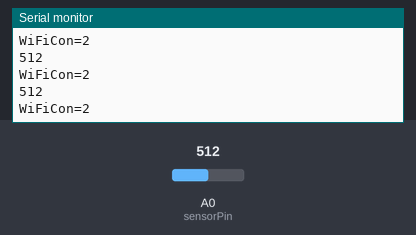
This sketch was run on a simulated ESP8266 (NodeMCU). Parts: the last lines printed to the serial monitor. Inputs (shaded band) come from the test bench; at power-on: A0 (sensorPin) = 512. WiFi joins after 1.5 s; servers stay silent unless stated.

Above: at 2.7 s.
2.8 s: A0 (sensorPin) set to 716
At 2.82 s:
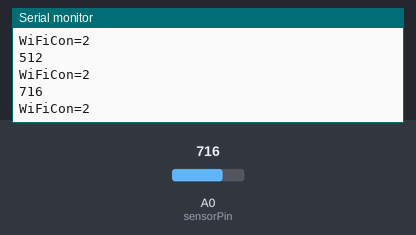
4.3 s: A0 (sensorPin) set to 900
At 6.73 s:
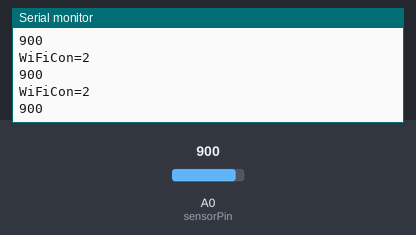
Timing chart, 0 to 8.2 s (numbered marks = the images above; inputs shaded):
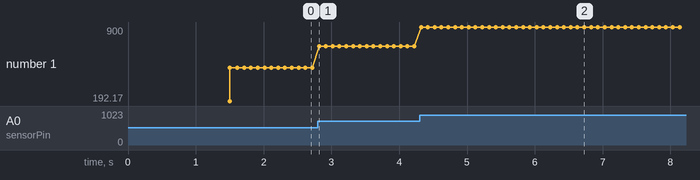

Measured:
- after the input at 2.8 s, the serial monitor: prints a new line at once (image 1)
- after the input at 4.3 s, the serial monitor: prints a new line at once (image 2)
- plotted number 1: 512 → 716 after the input at 2.8 s, 716 → 900 after the input at 4.3 s

The sketch:

wifi_ldr.ino
```cpp
#include <ESP8266WiFi.h>

const char* ssid = "aarkay";
const char* password = "isisisis";

int sensorPin = A0;

int WiFiCon() {
    // Check if we have a WiFi connection, if we don't, connect.
  int xCnt = 0;

  if (WiFi.status() != WL_CONNECTED){

        Serial.println();
        Serial.println();
        Serial.print("Connecting to ");
        Serial.println(ssid);

        WiFi.mode(WIFI_STA);

        WiFi.begin(ssid, password);

        while (WiFi.status() != WL_CONNECTED  && xCnt < 50) {
          delay(500);
          Serial.print(".");
          xCnt ++;
        }

        if (WiFi.status() != WL_CONNECTED){
          Serial.println("WiFiCon=0");
          return 0; //never connected
        } else {
          Serial.println("WiFiCon=1");
          Serial.println("");
          Serial.println("WiFi connected");
          Serial.println("IP address: ");
          Serial.println(WiFi.localIP());
          return 1; //1 is initial connection
        }

  } else {
    Serial.println("WiFiCon=2");
    return 2; //2 is already connected

  }
}


void setup() {

  Serial.begin(9600);

  WiFiCon();

}

void loop() {

  Serial.println(analogRead(sensorPin));
  //delay(2000);
  if (WiFiCon() > 0) {
    //do something


  }

  delay(100);

}
```
